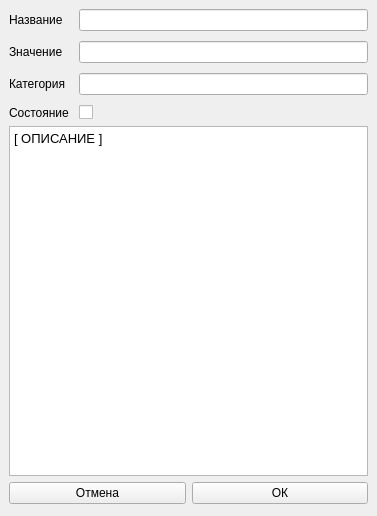
<?xml version="1.0" encoding="UTF-8"?>
<ui version="4.0">
 <class>MainWindow</class>
 <widget class="QMainWindow" name="MainWindow">
  <property name="geometry">
   <rect>
    <x>0</x>
    <y>0</y>
    <width>377</width>
    <height>516</height>
   </rect>
  </property>
  <property name="windowTitle">
   <string>Новая переменная</string>
  </property>
  <widget class="QWidget" name="centralwidget">
   <layout class="QVBoxLayout" name="verticalLayout">
    <item>
     <layout class="QGridLayout" name="gridLayout">
      <property name="spacing">
       <number>10</number>
      </property>
      <item row="3" column="0">
       <widget class="QLabel" name="label_3">
        <property name="text">
         <string>Категория</string>
        </property>
       </widget>
      </item>
      <item row="4" column="0">
       <widget class="QLabel" name="label_4">
        <property name="text">
         <string>Состояние</string>
        </property>
       </widget>
      </item>
      <item row="1" column="0">
       <widget class="QLabel" name="label_2">
        <property name="text">
         <string>Значение</string>
        </property>
       </widget>
      </item>
      <item row="0" column="0">
       <widget class="QLabel" name="label">
        <property name="text">
         <string>Название</string>
        </property>
       </widget>
      </item>
      <item row="4" column="1">
       <widget class="QCheckBox" name="checkBox">
        <property name="text">
         <string/>
        </property>
       </widget>
      </item>
      <item row="3" column="1">
       <widget class="QLineEdit" name="lineEdit_3"/>
      </item>
      <item row="1" column="1">
       <widget class="QLineEdit" name="lineEdit_2"/>
      </item>
      <item row="0" column="1">
       <widget class="QLineEdit" name="lineEdit"/>
      </item>
     </layout>
    </item>
    <item>
     <widget class="QTextBrowser" name="textBrowser">
      <property name="minimumSize">
       <size>
        <width>250</width>
        <height>350</height>
       </size>
      </property>
      <property name="html">
       <string>&lt;!DOCTYPE HTML PUBLIC &quot;-//W3C//DTD HTML 4.0//EN&quot; &quot;http://www.w3.org/TR/REC-html40/strict.dtd&quot;&gt;
&lt;html&gt;&lt;head&gt;&lt;meta name=&quot;qrichtext&quot; content=&quot;1&quot; /&gt;&lt;style type=&quot;text/css&quot;&gt;
p, li { white-space: pre-wrap; }
&lt;/style&gt;&lt;/head&gt;&lt;body style=&quot; font-family:'MS Shell Dlg 2'; font-size:8.25pt; font-weight:400; font-style:normal;&quot;&gt;
&lt;p style=&quot; margin-top:0px; margin-bottom:0px; margin-left:0px; margin-right:0px; -qt-block-indent:0; text-indent:0px;&quot;&gt;&lt;span style=&quot; font-size:10pt;&quot;&gt;[ ОПИСАНИЕ ]&lt;/span&gt;&lt;/p&gt;&lt;/body&gt;&lt;/html&gt;</string>
      </property>
     </widget>
    </item>
    <item>
     <layout class="QHBoxLayout" name="horizontalLayout">
      <item>
       <widget class="QPushButton" name="pushButton_3">
        <property name="text">
         <string>Отмена</string>
        </property>
       </widget>
      </item>
      <item>
       <widget class="QPushButton" name="pushButton_4">
        <property name="text">
         <string>ОК</string>
        </property>
       </widget>
      </item>
     </layout>
    </item>
    <item>
     <spacer name="verticalSpacer">
      <property name="orientation">
       <enum>Qt::Vertical</enum>
      </property>
      <property name="sizeHint" stdset="0">
       <size>
        <width>20</width>
        <height>40</height>
       </size>
      </property>
     </spacer>
    </item>
   </layout>
  </widget>
 </widget>
 <resources/>
 <connections/>
</ui>
